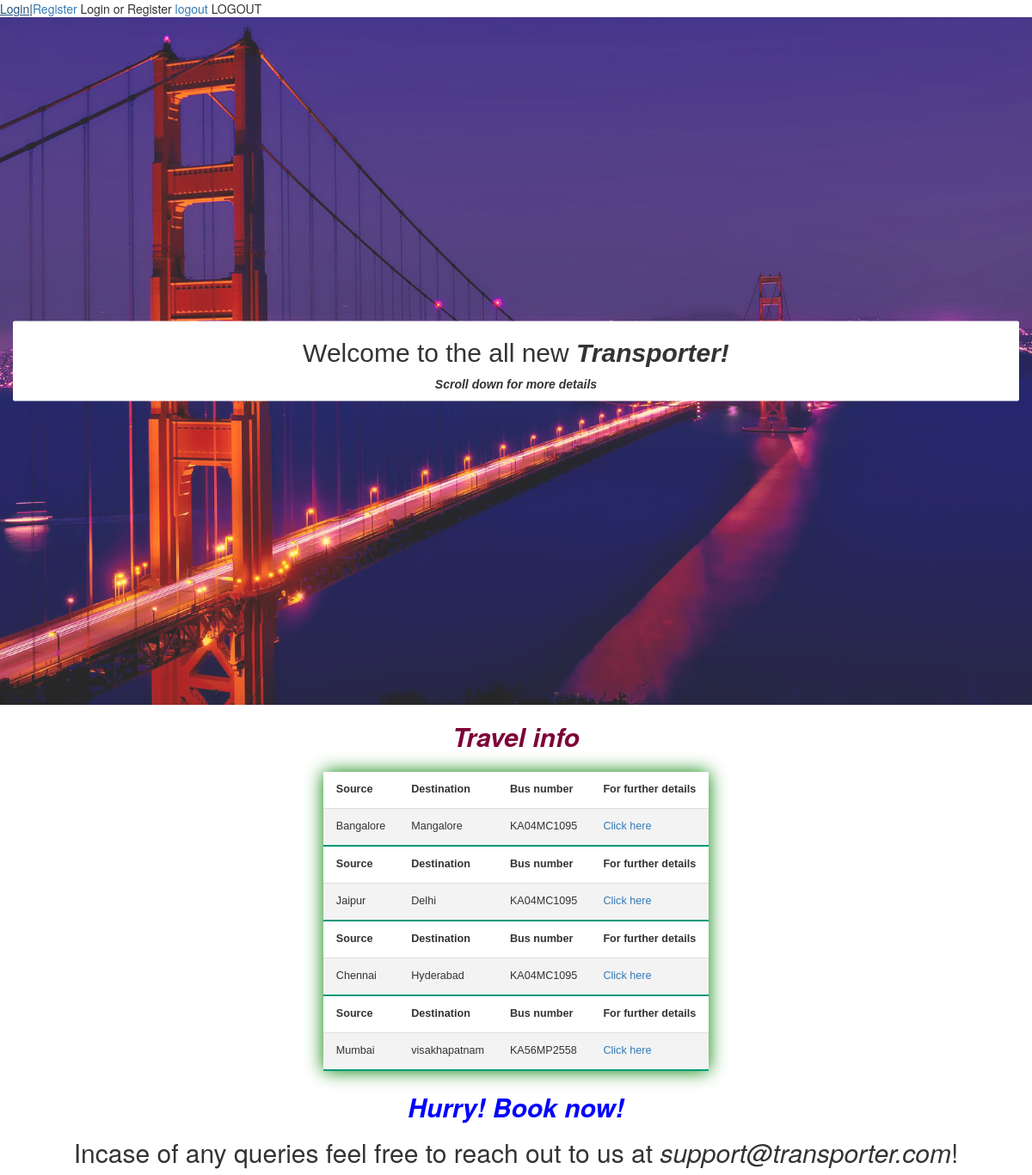
The page / on the database its author committed.
### transporter/models.py (models this page shows, shortened)
class Trip(models.Model):
    bus=models.ForeignKey(Bus, related_name='bus_id', on_delete=models.CASCADE)
    source=models.CharField(max_length=100)
    destination=models.CharField(max_length=100)
    no_of_seats=models.IntegerField()
    no_of_seats_left=models.IntegerField()

class Bus(models.Model):
    bus_no=models.CharField(max_length=100)
    bus_manufacturer=models.CharField(max_length=100)

### transporter/views.py (the view)
# urls.py: path('', TripListView.as_view(), name="Trip-list"),
class TripListView(ListView):
    template_name= 'trip_list.html'
    queryset= Trip.objects.select_related("bus").all()

### templates/trip_list.html (shortened to what this page needs)
{% load static %}
<!DOCTYPE html>
<html lang="en">
<head>
	<link type="text/css" rel="stylesheet" href="{% static 'css/bootstrap.min.css' %}" />
	<link type="text/css" rel="stylesheet" href="{% static 'css/style.css' %}" />
		<div class="login"><a href= "{% url 'login' %}"> Login</a>|<a href="{% url 'register' %}">Register</a>
			Login or Register
		<a href="{% url 'logout' %}"> logout</a>
      LOGOUT
</head>
<body>
	<div id="booking" class="section">
		<div class="section-center">
			<div class="container">
				<div class="row">
					<div class="booking-form">
						<form>
							<div class="row no-margin">
								<h2>Welcome to the all new <i><b>Transporter!</b></i></h2>
								<p><center><i><b>Scroll down for more details</b></i></center></p>
							</div>
							</div>
					</div>
				</div>
			</div>
		</div>
	<h2 style="color:rgb(124, 3, 54);"><center><b><i>Travel info</i></b></center></h2>
	<center><table class="styled-table">
		<thead>
	{% for Trip in object_list %}
    <tbody>
			<tr>
				<th>Source</th>
				<th>Destination</th>
				<th>Bus number</th>
			    <th>For further details </th>
			</tr>
				<td>{{ Trip.source }}</td>
				<td>{{ Trip.destination }}</td>
				<td>{{Trip.bus.bus_no}}</td>
				<td><a href="{% url 'trip_detail' pk=Trip.id %}">Click here </a></td>
		</tbody>
	{% endfor %}</center>
<h2 style="color: blue;"><center><b><i>Hurry! Book now!</i></b></center></h2>
<div class="footer">
	<h2>Incase of any queries feel free to reach out to us at <i>support@transporter.com</i>!</h2>
</div>
</body>
</html>

### static/css/style.css (style rules this page uses)
.section { position: relative; height: 100vh; }
.section .section-center { position: absolute; top: 50%; left: 0; right: 0; -webkit-transform: translateY(-50%); transform: translateY(-50%); }
#booking { font-family: 'Poppins', sans-serif; background-image: url('../img/background.jpg'); background-size: cover; background-position: center; }
#booking::before { content: ''; position: absolute; left: 0; right: 0; bottom: 0; top: 0; background: rgba(255, 255, 255, 0.15); }
.booking-form { background: #fff; border-radius: 2px; }

### templates/trip_list.html (style rules this page uses)
.styled-table { border-collapse: collapse; margin: 25px 0; font-size: 0.9em; font-family: sans-serif; min-width: 400px; box-shadow: 0 0 20px rgb(0,128,0); }
.styled-table th, .styled-table td { padding: 12px 15px; }
.styled-table tbody tr { border-bottom: 1px solid #dddddd; }
h2 { color: blue; text-align: center; font-weight: bold; padding: 12px 12x; }

### rows shown on the page
Trip: source "Bangalore", destination "Mangalore", bus.bus_no "KA04MC1095"
Trip: source "Jaipur", destination "Delhi", bus.bus_no "KA04MC1095"
Trip: source "Chennai", destination "Hyderabad", bus.bus_no "KA04MC1095"
Trip: source "Mumbai", destination "visakhapatnam", bus.bus_no "KA56MP2558"
